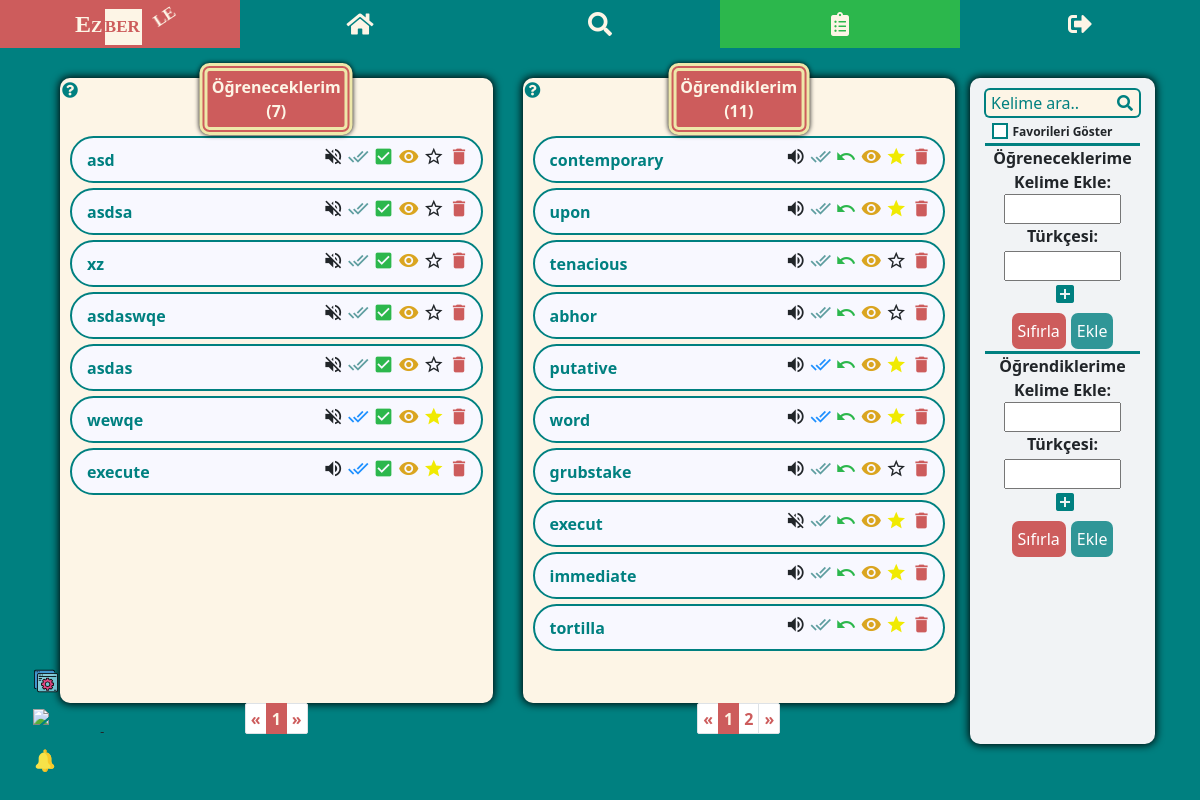
Before: /kelime_listesi/ (signed in) with the older database file.
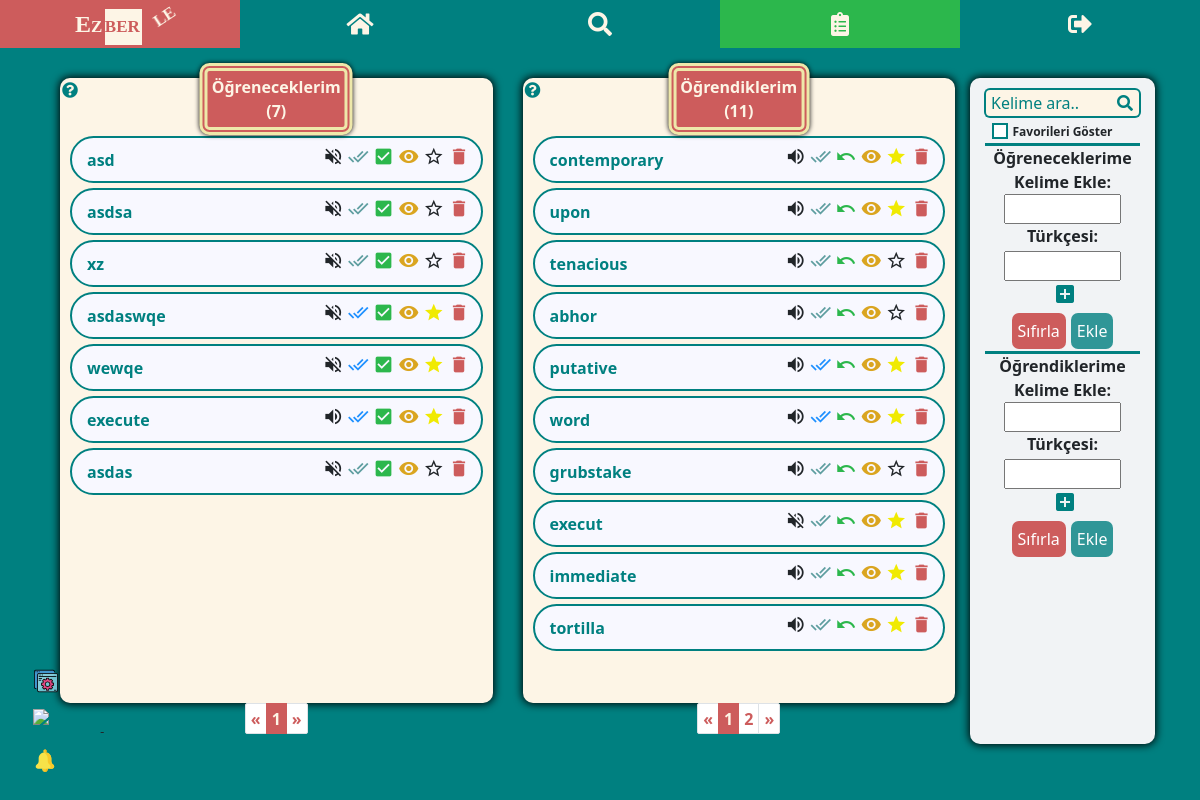
After: the same page with the newer database file.
### my_dict/models.py (models this page shows, shortened)
class WordEn(models.Model):
    user = models.ForeignKey(User, on_delete=models.CASCADE)
    english = models.CharField(max_length=100)
    audio = models.CharField(max_length=300)
    create_time = models.DateTimeField(auto_now_add=True)
    is_learned = models.BooleanField(default=False)
    is_seen = models.BooleanField(default=False)
    is_starred = models.BooleanField(default=False)
    is_in_reminder_list = models.BooleanField(default=False)
    is_new_in_reminder_list = models.BooleanField(default=False)
    memorize_tracker = FieldTracker(fields=['is_learned'])
    class Meta:
        ordering = ['-create_time']

### my_dict/views.py (the view)
# urls.py: path('kelime_listesi/', my_word_list, name='word-list'),
@login_required
def my_word_list(request):
    unl_words = get_word_list(request, 'unlearned_words')
    l_words = get_word_list(request, 'learned_words')
    if request.method == 'POST':
        if "english-unl" in request.POST:
            word_en = request.POST.get('english-unl')
            word_tr_list = request.POST.getlist('turkish-unl[]')
            if not WordEn.objects.filter(user=request.user, english=word_en).exists():
                create_word_en = WordEn(user=request.user, english=word_en)
                create_word_en.save()
                for word_tr in word_tr_list:
                    if word_tr.strip() != "":
                        create_word_tr = create_word_en.turkish.create(turkish=word_tr)
                        create_word_tr.save()
                is_added = True
            else:
                is_added = False
            data = {'is_added': is_added}
            return JsonResponse(data)
        elif "english-l" in request.POST:
            word_en = request.POST.get('english-l')
            word_tr_list = request.POST.getlist('turkish-l[]')
            if not WordEn.objects.filter(user=request.user, english=word_en).exists():
                create_word_en = WordEn(user=request.user, english=word_en, is_learned=True)
                create_word_en.save()
                for word_tr in word_tr_list:
                    if word_tr.strip() != "":
                        create_word_tr = create_word_en.turkish.create(turkish=word_tr)
                        create_word_tr.save()
                is_added = True
            else:
                is_added = False
            data = {'is_added': is_added}
            return JsonResponse(data)
    elif request.method == "GET":
        word = request.GET.get("q")
        my_word_list_search(request, word)
    paginator_unl = Paginator(unl_words, 10)
    page_no_unl = request.GET.get('s')
    page_unl = paginator_unl.get_page(page_no_unl)
    paginator_l = Paginator(l_words, 10)
    page_no_l = request.GET.get('p')
    page_l = paginator_l.get_page(page_no_l)
    data = {
        'page_obj_unl': page_unl,
        'page_obj_l': page_l,
        'unlearned_count': len(unl_words),
        'learned_count': len(l_words),
    }
    if WordEn.objects.filter(user=request.user, is_new_in_reminder_list=True):
        data['show_reminder_notif'] = True
    return render(request, 'my_dict/word_list.html', context=data)

### my_dict/templates/my_dict/word_list.html (shortened to what the changed rows need)
{% extends 'base.html' %}
{% load static %}
{% block content %}
<div class="wrapper">
<div class="container-md">
<div class="row mt-4">
    <div class="col-lg-5 tbl-first mt-md-4">
        <div class="word-list position-relative">
            <ul class="unl-word">
                {% if "kelime_listesi/q=" not in request.path or page_obj_unl|length > 0 %}
                    {% for word in page_obj_unl %}
                    <li data-id="{{word.id}}" class="li{{word.id}}">
                        <div class="en-section">
                            <div class="align-self-center word">
                                <a href="{% url 'dictionary-search' word.english %}" target="_blank">{{ word.english }}</a>
                            </div>
                            <div data-id="{{word.id}}" class="btn-grp">
                                {% if word.audio %}
                                <i title="Dinle" class="material-icons audio">volume_up</i>
                                {% else %}
                                <i title="Ses mevcut değil" class="material-icons audio">volume_off</i>
                                {% endif %}
                                {% if word.is_seen %}
                                <i title="Görüldü" class="material-icons tick-seen dodger">done_all</i>
                                {% else %}
                                <i title="Görüldü" class="material-icons tick-seen cadet">done_all</i>
                                {% endif %}
                                <i title="Ezberledim" class="material-icons tick-learn memorize">check_box</i>
                                <i data-toggle="collapse" data-target=".tr{{word.id}}" title="Türkçelerini göster"
                                   class="material-icons eye">remove_red_eye</i>
                                {% if not word.is_starred %}
                                <i title="Favorilere ekle" class="material-icons star">star_border</i>
                                {% else %}
                                <i title="Favorilere eklendi" class="material-icons star pale-yellow">star</i>
                                {% endif %}
                                <i title="Sil" class="material-icons del del-unl">delete</i>
                            </div>
                        </div>
                    </li>
                    {% endfor %}
                {% elif page_obj_unl|length == 0 and '$favorites' not in request.path %}
                    <li>Bu listeye <u>{{word}}</u> için bir kelime kayıt edilmemiş.</li>
                {% endif %}
            </ul>
        </div>
        {% if 'kelime_listesi/q=' not in request.path or unl_pg_count > 9 %}
        <nav aria-label="Page navigation example">
          <ul class="pagination pagination-sm justify-content-center">
          {% for i in page_obj_unl.paginator.page_range %}
              {% if page_obj_unl.number == i %}
                  <li class="page-item active" aria-current="page">
                <span class="page-link">
                  {{ i }}
                </span>
              </li>
              {% elif i > page_obj_unl.number|add:'-5' and i < page_obj_unl.number|add:'5' %}
                   <li class="page-item"><a class="page-link" href="?s={{ i }}">{{ i }}</a></li>
              {% endif %}
          {% endfor %}
        </ul>
      </nav>
        {% endif %}
    </div>
    <div class="col-lg-5 mt-md-4">
        <div class="word-list position-relative">
            <ul class="l-word">
                {% if "kelime_listesi/q=" not in request.path or page_obj_l|length > 0 %}
                    {% for word in page_obj_l %}
                    <li data-id="{{word.id}}" class="li{{word.id}}">
                        <div class="en-section">
                            <div class="align-self-center word">
                                <a href="{% url 'dictionary-search' word.english %}" target="_blank">{{ word.english }}</a>
                            </div>
                            <div data-id="{{word.id}}" class="btn-grp">
                                {% if word.audio %}
                                <i title="Dinle" class="material-icons audio">volume_up</i>
                                {% else %}
                                <i title="Ses mevcut değil" class="material-icons audio">volume_off</i>
                                {% endif %}
                                {% if word.is_seen %}
                                <i title="Görüldü" class="material-icons tick-seen dodger">done_all</i>
                                {% else %}
                                <i title="Görüldü" class="material-icons tick-seen cadet">done_all</i>
                                {% endif %}
                                <i title="Unuttum" class="material-icons tick-unlearn memorize">undo</i>
                                {% if word.turkish %}
                                <i data-toggle="collapse" data-target=".tr{{word.id}}" title="Türkçelerini göster"
                                   class="material-icons eye">remove_red_eye</i>
                                {% endif %}
                                {% if not word.is_starred %}
                                <i title="Favorilere ekle" class="material-icons star">star_border</i>
                                {% else %}
                                <i title="Favorilere eklendi" class="material-icons star pale-yellow">star</i>
                                {% endif %}
                                <i title="Sil" class="material-icons del del-l">delete</i>
                            </div>
                        </div>
                    </li>
                    {% endfor %}
                {% elif page_obj_l|length == 0 and '$favorites' not in request.path %}
                    <li>Bu listeye <u>{{word}}</u> için bir kelime kayıt edilmemiş.</li>
                {% endif %}
            </ul>
        </div>
        {% if 'kelime_listesi/q=' not in request.path or l_pg_count > 9 %}
        <nav aria-label="Page navigation example">
          <ul class="pagination pagination-sm justify-content-center">
          {% for i in page_obj_l.paginator.page_range %}
              {% if page_obj_l.number == i %}
                  <li class="page-item active" aria-current="page">
                <span class="page-link">
                  {{ i }}
                </span>
              </li>
              {% elif i > page_obj_l.number|add:'-5' and i < page_obj_l.number|add:'5' %}
                   <li class="page-item"><a class="page-link" href="?p={{ i }}">{{ i }}</a></li>
              {% endif %}
          {% endfor %}
          </ul>
        </nav>
        {% endif %}
    </div>
</div>
</div>
</div>
{% endblock %}

Changed rows visible on the page:
changed WordEn "asdaswqe": is_seen False → True (drawn); is_starred False → True (drawn)
changed WordEn "asdas": moves down the list
